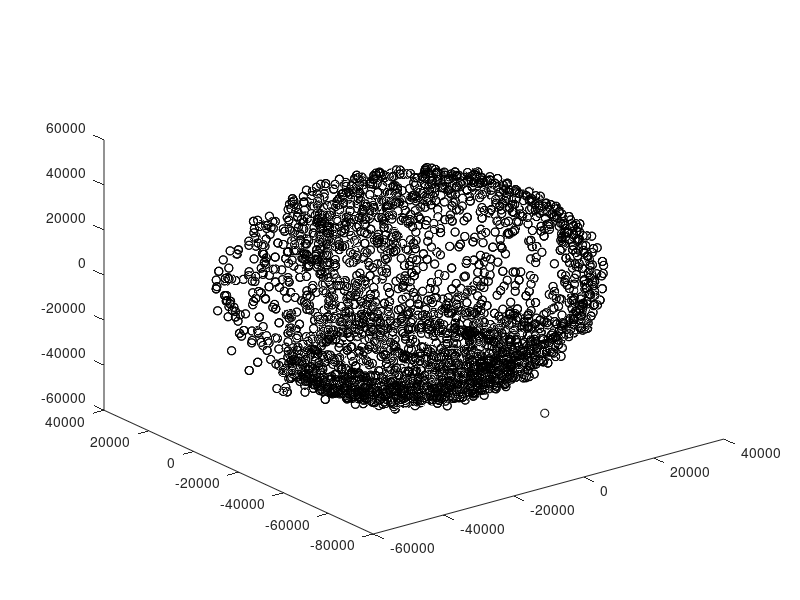

MATLAB code for this plot: (Note: this script raises an error after producing the figure.)
close all;
clc;

fID = fopen('Test.txt','r');
data = fscanf(fID,'%f\t%f\t%f',[3,inf]);
fclose(fID);
dx=data(1,:)';
dy=data(2,:)';
dz=data(3,:)';
plot3(dx,dy,dz,'ko')

max_lim = 75000;


n=size(dx,1);
D=[dx.*dx, dy.*dy,  dz.*dz, 2.*dy.*dz, 2.*dx.*dz, 2.*dx.*dy, ...
        2.*dx, 2.*dy, 2.*dz, ones(n,1)]';

v=liFit(D*D');
a=max_lim;  b=max_lim;  c=max_lim;
nStep=20;
stepA=a/nStep; stepB=b/nStep; stepC=c/nStep;
[x, y, z]=meshgrid(-a:stepA:a, -b:stepB:b, -c:stepC:c);

SolidObj=v(1)*x.*x+v(2)* y.*y+v(3)*z.*z+ 2*v(4)*y.*z + 2*v(5)*x.*z + 2*v(6)*x.*y...
    + 2*v(7)*x + 2*v(8)*y + 2*v(9)*z + v(10)* ones(size(x));

p = patch(isosurface(x,y,z,SolidObj, 0.0));
isonormals(x,y,z,SolidObj, p);
set(p, 'FaceColor', 'r', 'EdgeColor', 'none');
daspect([1 1 1]);
view(3);
camlight ;
lighting phong;

A=[v(1),v(6),v(5);v(6),v(2),v(4);v(5),v(4),v(3);];
%pcomp=[(-v(7)),(-v(8)),(-v(9)) ]';
p=inv(A)*[(-v(7)),(-v(8)),(-v(9)) ]';

C=p'*A*p-v(10);


[V,Diag] = eig(A);
cons=2;
temp=A-[Diag(cons,cons) ,0 ,0;0 ,Diag(cons,cons) ,0; 0 ,0 ,Diag(cons,cons)];

temp2=temp*V(:,cons);



